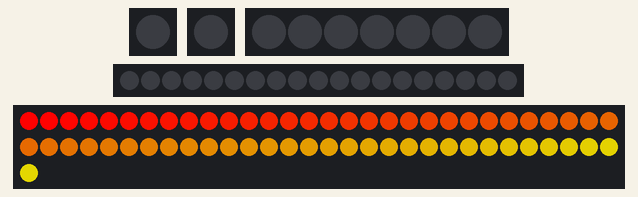
Bench run of a sketch on a simulated Arduino Uno, built with avr-gcc and run on an emulated ATmega328P. On the bench: 2 × 1 RGB LEDs in strip order, left to right, 7 RGB LEDs in strip order, left to right, 19 RGB LEDs in strip order, left to right, 61 RGB LEDs in strip order, left to right, continuing on the next row.

Above: at 0.05 s.
At 5.18 s:
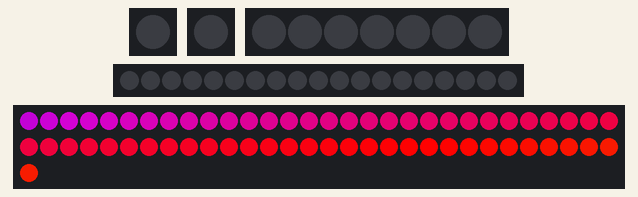
At 10.02 s:
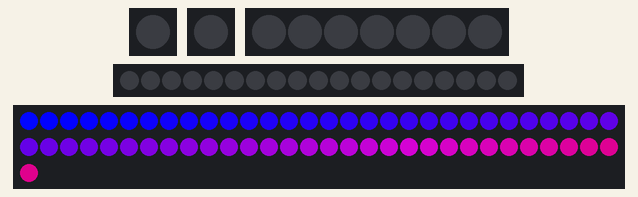
At 19.94 s:
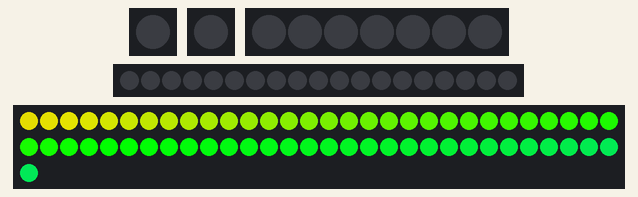
At 29.98 s:
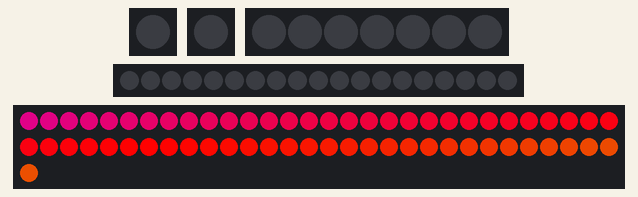
At 39.93 s:
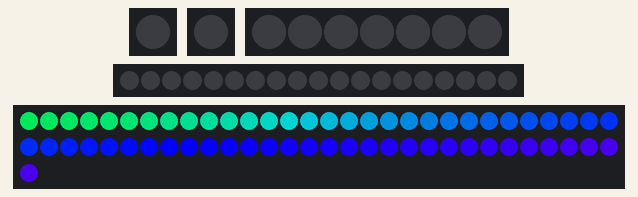

The sketch:

basic_RINGLED_strip_test.ino
```cpp
 // Arduino Relay Control Code

#define interval 5000

#include "FastLED.h"
#include "Adafruit_NeoPixel.h"

#define NUM_LEDS1 1 //155
#define NUM_LEDS2 1 //7-6
#define NUM_LEDS3 7 //19-12 = 5
#define NUM_LEDS4 19 //37-18 = 19
#define NUM_LEDS5 37 //61-24 =
#define NUM_LEDS6 61 //155

#define PIN 7
#define NUMLEDS_1 = 1
//Adafruit_NeoPixel pixels = Adafruit_NeoPixel(16, PIN);
//Adafruit_NeoPixel pixels = Adafruit_NeoPixel(NUMLEDS_1, PIN, RGB);     //AdaFruit Neo Library


struct CRGB leds3[NUM_LEDS1];
struct CRGB leds4[NUM_LEDS2];
struct CRGB leds5[NUM_LEDS3];
struct CRGB leds6[NUM_LEDS4];
struct CRGB leds7[NUM_LEDS6];

uint8_t gBrightness = 30;
#define UPDATES_PER_SECOND 100


void setup() {
    FastLED.addLeds<WS2811,3,RGB>(leds3, NUM_LEDS1).setCorrection(TypicalLEDStrip); // TALL ARM
    FastLED.addLeds<WS2811,4,RGB>(leds4, NUM_LEDS2).setCorrection(TypicalLEDStrip); // TALL ARM
    FastLED.addLeds<WS2811,5,RGB>(leds5, NUM_LEDS3).setCorrection(TypicalLEDStrip); // TALL ARM
    FastLED.addLeds<WS2811,6,RGB>(leds6, NUM_LEDS4).setCorrection(TypicalLEDStrip); // TALL ARM
    FastLED.addLeds<WS2811,7,RGB>(leds7, NUM_LEDS6).setCorrection(TypicalLEDStrip); // TALL ARM


}
uint8_t gHue = 0; // rotating "base color" used by many of the patterns
void rainbow()
{
  // FastLED's built-in rainbow generator
  fill_rainbow( leds7, NUM_LEDS6, gHue, 1);
}

void loop()
{


//  fill_solid( leds3, NUM_LEDS, CHSV(0,0,0));
//  fill_solid( leds4, NUM_LEDS, CHSV(0,0,0));
//  fill_solid( leds5, NUM_LEDS, CHSV(0,0,0));
//  fill_solid( leds6, NUM_LEDS, CHSV(0,0,0));
//  fill_solid( leds7, NUM_LEDS, CHSV(0,0,0));

//  FastLED.show();

//
//     delay(2000);
//  fill_solid( leds7, NUM_LEDS6,CHSV(HUE_BLUE,255,255));
//  fill_solid( leds7, NUM_LEDS5,CHSV(HUE_RED,255,255));
//  fill_solid( leds7, NUM_LEDS4,CHSV(HUE_GREEN,255,255));
//  fill_solid( leds7, NUM_LEDS3,CHSV(HUE_PURPLE,255,255));
//  fill_solid( leds7, NUM_LEDS2,CHSV(HUE_ORANGE,255,255));

//fill_solid(leds7[0],1,CHSV(HUE_BLUE,255,255));

//        FastLED.show();
//   delay(2000);
//  fill_solid( leds3, NUM_LEDS, CHSV(HUE_PURPLE,255,255));
//  fill_solid( leds4, NUM_LEDS, CHSV(HUE_PURPLE,255,255));
//  fill_solid( leds5, NUM_LEDS, CHSV(HUE_PURPLE,255,255));
//  fill_solid( leds6, NUM_LEDS, CHSV(HUE_PURPLE,255,255));
//
//        FastLED.show();
//   delay(2000);


//        fill_solid( leds3, NUM_LEDS, CHSV(HUE_RED,255,255));
//        fill_solid( leds4, NUM_LEDS, CHSV(HUE_RED,255,255));
//        fill_solid( leds5, NUM_LEDS, CHSV(HUE_RED,255,255));
//        fill_solid( leds6, NUM_LEDS, CHSV(HUE_RED,255,255));
//
//        FastLED.show();
//   delay(2000);
//
//         fill_solid( leds3, NUM_LEDS, CHSV(HUE_GREEN,255,255));
//         fill_solid( leds4, NUM_LEDS, CHSV(HUE_GREEN,255,255));
//         fill_solid( leds5, NUM_LEDS, CHSV(HUE_GREEN,255,255));
//         fill_solid( leds6, NUM_LEDS, CHSV(HUE_GREEN,255,255));
//
//         FastLED.show();
//   delay(2000);

    rainbow();
    EVERY_N_MILLISECONDS( 100 ) { gHue--; }
  FastLED.show();

}
```
